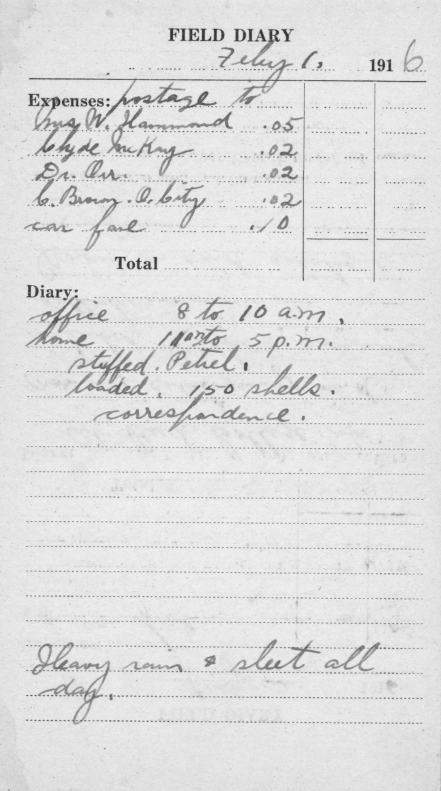
#> input picture data/fieldDiary1916/1916fd-0000.jpg, 882 x 1582 px (shown at 1/2 size); its folder holds only this picture in this run
$ python image_processing.py
#> lines starting #> are read from the running program, lines starting #| are printed output that depends on the picture; after the words box and inside, x2 and y2 are one past the last pixel; in counts of white or black regions, pixels touching at a corner belong together
# IMPORTANT: run this in terminal before to activate opencv enviornment
# conda install -c conda-forge opencv (only needs to be done once)
# conda activate opencv-env


import numpy as np
import cv2 as cv
import glob
import os,sys

path0 = '/Users/madisonforman/Desktop/jewettDigitization/data/fieldDiary1916/*.jpg'
#jewett scans is not currently in here, should be 44 images
# path1 = '/Users/madisonforman/Desktop/processing/data/jewettscans/*.jpg'

def create_names(path):
    """
    Crate names outputs a list of strings that will be file names for the processed images
    """
    # images = [f for f in os.listdir(dir)]
    lang = 'eng'
    font = 'jewett'
    str = f"{lang}.{font}.exp"
    names = []
    i = 0
    for img in glob.glob(path):
        filename = f"{str}{i}.jpg"
        names.append(filename)
        i += 1
        # os.rename(os.path.join(dir, image), os.path.join(dir,filename)) #files have already been named so dont run this rn
    return names
#loads images as cv images
def load_images(path):
    """
    Load images takes a path name and reads in the list of images using cv.imread
    """
    cv_imgs = []
    for img in glob.glob(path):
        i = cv.imread(img)
#> i is the input picture: shape (1582, 882, 3); min 31, max 254, mean 222.5
        cv_imgs.append(i)
    return cv_imgs
def remove_vertical(image):

    thresh = cv.threshold(image, 0, 255, cv.THRESH_BINARY_INV + cv.THRESH_OTSU)[1]
    kernel = np.ones((5,5),np.uint8)
    thresh = cv.morphologyEx(thresh, cv.MORPH_CLOSE, kernel)

    vertical_kernel = cv.getStructuringElement(cv.MORPH_RECT, (1, 30))
    detected_lines = cv.morphologyEx(thresh, cv.MORPH_OPEN, vertical_kernel, iterations=1)
    contours = cv.findContours(detected_lines, cv.RETR_EXTERNAL, cv.CHAIN_APPROX_SIMPLE)

    contours = contours[0] if len(contours) == 2 else contours[1]
    for c in contours:
        cv.drawContours(image, [c], -1, (255,255,255), 2)
    return image
def remove_horizontal(image):
    edges = cv.Canny(image, 50, 150, apertureSize=3)

    rho = 1              #Distance resolution of the accumulator in pixels.
    theta = np.pi/100   #Angle resolution of the accumulator in radians.
    threshold = 50        #Only lines that are greater than threshold will be returned.
    minLineLength = 750   #Line segments shorter than that are rejected.
    maxLineGap = 80    #Maximum allowed gap between points on the same line to link them
    color = (255, 255, 255)

    lines = cv.HoughLinesP(edges , rho = rho, theta = theta, threshold = threshold, minLineLength = minLineLength, maxLineGap = maxLineGap)
    # image = cv.cvtColor(image,cv.COLOR_GRAY2RGB)
    if lines is not None:
        for line in lines:
            x0, y0, x1, y1 = line[0]
            cv.line(image, (x0, y0), (x1, y1), color, 3)
    cv.imshow("lines", image)
    cv.waitKey()
    return image


def remove_noise(image):
    # blur = cv.GaussianBlur(image,(7, 7),0)
    thresh = cv.threshold(image, 215  , 255, cv.THRESH_BINARY)[1]
    return thresh

"""
Preprocess images does the image preprocessing
- alpha controls brightness, beta controls contrast
- alpha range: 0 < alpha < 1
- beta range:  [-127, 127]
**currently not using alpha or beta, but will probably come back into play later on
"""
def preprocess_images(path, alpha, beta):
    cur = 0
    image_list = load_images(path)
#> image_list = 1 item
    name_list = create_names(path)

    assert len(image_list) == len(name_list)
    # print(name_list)
    # i = 0
    for i in range(len(image_list)):
        image = image_list[i]
        name = name_list[i]
        gray = cv.cvtColor(image, cv.COLOR_BGR2GRAY)
        # binarize =  cv.threshold(gray, 215, 255, cv.THRESH_BINARY)[1]
        # image = remove_vertical(binarize)
        # image = remove_horizontal(image)
        ret, bin_map = cv.threshold(gray,210,255,0)
        nlabels, labels, stats, centroids = cv.connectedComponentsWithStats(~bin_map, 4, cv.CV_32S) #find all connected components

        areas = stats[1:, cv.CC_STAT_AREA]
        result = np.zeros((labels.shape), np.uint8)
        for j in range(0, nlabels - 1):
            if areas[j] >= 75: #if we want to get rid this area (turn it black)
                result[labels == j + 1] = 255

        result = ~result #invert the image
        cv.imshow("result", result)
        cv.waitKey()
        cv.destroyAllWindows()
#> this loop made 1 pass
#> (name, nlabels) on pass 1: ('eng.jewett.exp0.jpg', 3209)
#> pass 1, in preprocess_images, `ret, bin_map = cv.threshold(gray,210,255,0)`:
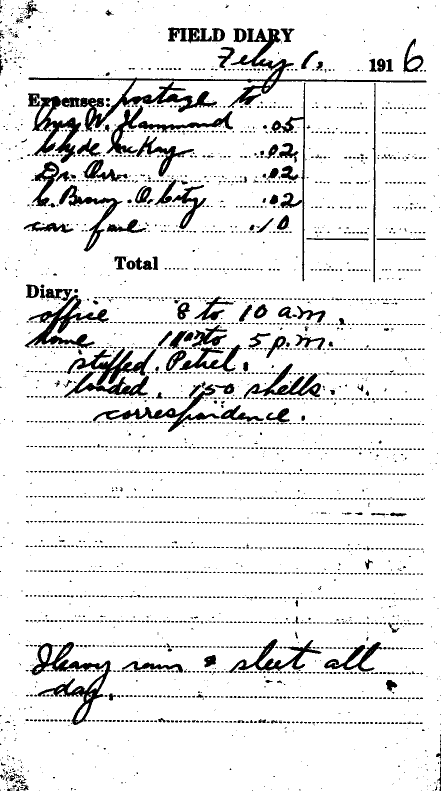
#> bin_map: shape (1582, 882) (shown at 1/2 size); 90.9% white; 3208 black regions (2983 under 20 px), largest, box (x1, y1, x2, y2) and area: (57, 56, 853, 263) 12628, (60, 1284, 223, 1450) 5894, (49, 590, 218, 697) 4741
#> pass 1, in preprocess_images, `nlabels, labels, stats, centroids = cv.connectedComponentsWithStats(~b..`:
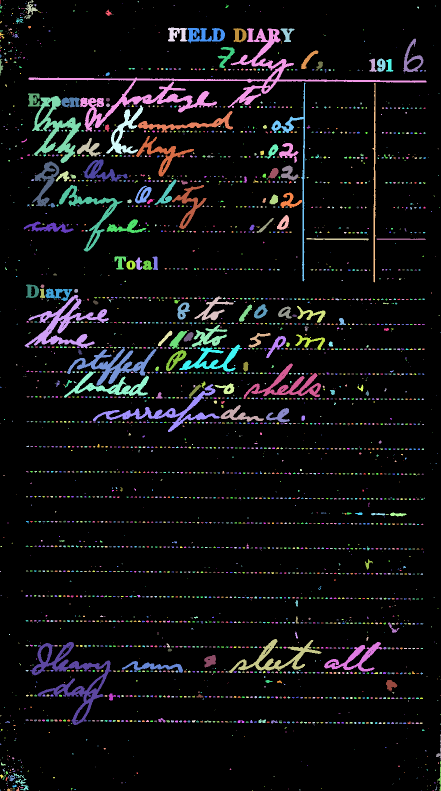
#> labels: shape (1582, 882) int32 (shown at 1/2 size); 3209 distinct labels, from 0 to 3208; one colour per label, 0 black
#> pass 1, in preprocess_images, `cv.imshow("result", result)`:
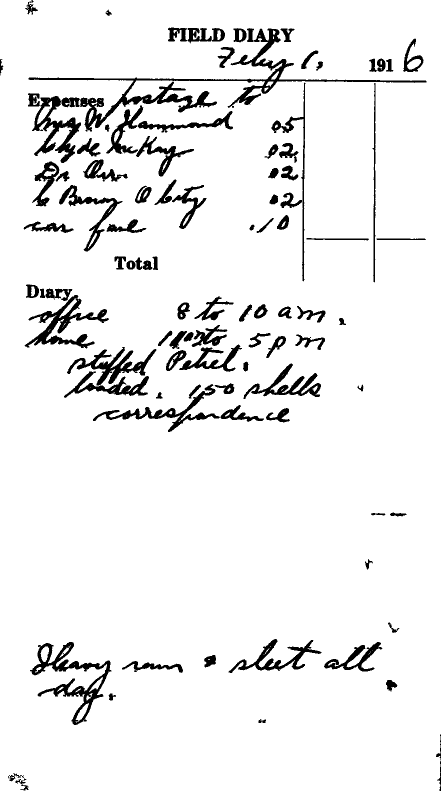
#> window 'result': shape (1582, 882) (shown at 1/2 size); 93.3% white; 98 black regions, largest, box (x1, y1, x2, y2) and area: (57, 56, 853, 263) 12628, (60, 1284, 223, 1450) 5894, (49, 590, 218, 697) 4741
        # os.chdir('/Users/madisonforman/Desktop/jewettDigitization/data/processed_fieldDiary1916')
        # cv.imwrite(name, result)
        # i += 1
preprocess_images(path0, 1, -15)
#preprocess_images(path1, 1, 30)


"""
Notes from meeting with chambers:
one approach: pretraining: train classifier on print, signatures, etc
supplement the rest of training with transcriptions of Jewett's notes
maybe look for a pretrained OCR, or create a pretrained model
one person working on using a pretrained OCR, the other building it from scratch
find something trained on Bentham
Results by the midterm
tesseract??
THE MORE DATA THE BETTER
(hold some back as test data)
- transcribe a page and calculate how much time it would take to transcibe 500 pages
step 3: putting back on the web
Measuring accuaracy
second approach:
find a premade ocr that gets higher accuracy, and correct that instead
have one/two person scanning and transcribing
other two people find a dataset as close as possible and begin training that
"""

$ run again, on data/fieldDiary1916/1916fd-0004.jpg
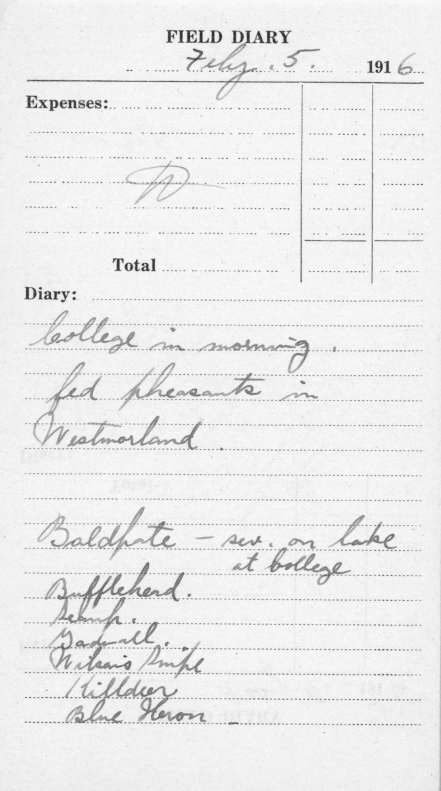
#> input picture data/fieldDiary1916/1916fd-0004.jpg, 882 x 1581 px (shown at 1/2 size)
#> in load_images, i is the input picture: shape (1581, 882, 3); min 29, max 255, mean 235.9
#> image_list = 1 item
#> the loop in preprocess_images, `for i in range(len(image_list)):` made 1 pass
#> (name, nlabels) on pass 1: ('eng.jewett.exp0.jpg', 2165)
#> pass 1, in preprocess_images, `nlabels, labels, stats, centroids = cv.connectedComponentsWithStats(~b..`:
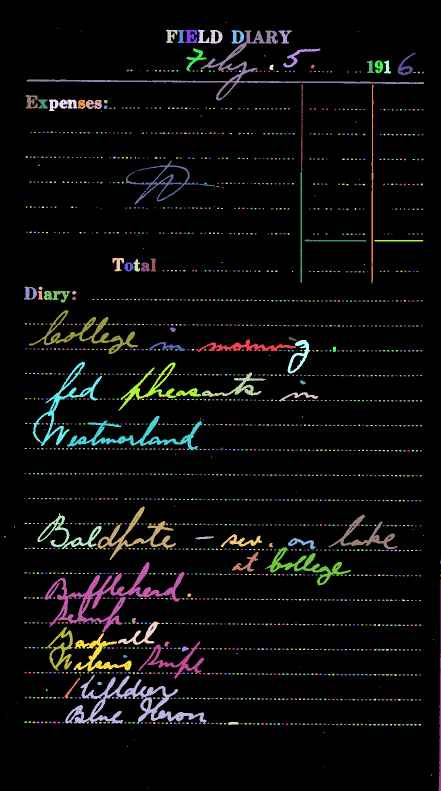
#> labels: shape (1581, 882) int32 (shown at 1/2 size); 2165 distinct labels, from 0 to 2164; one colour per label, 0 black
#> pass 1, in preprocess_images, `cv.imshow("result", result)`:
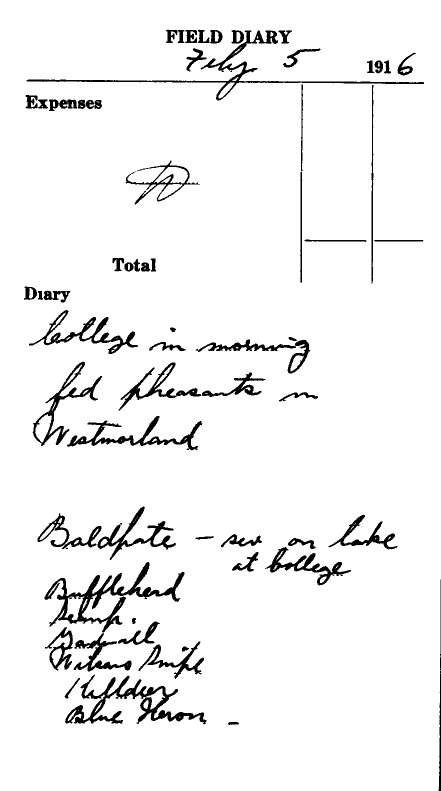
#> window 'result': shape (1581, 882) (shown at 1/2 size); 94.9% white; 62 black regions, largest, box (x1, y1, x2, y2) and area: (89, 1124, 369, 1265) 7535, (130, 1349, 413, 1449) 6781, (53, 61, 848, 201) 5542

$ run again, on data/fieldDiary1916/1916fd-0005.jpg
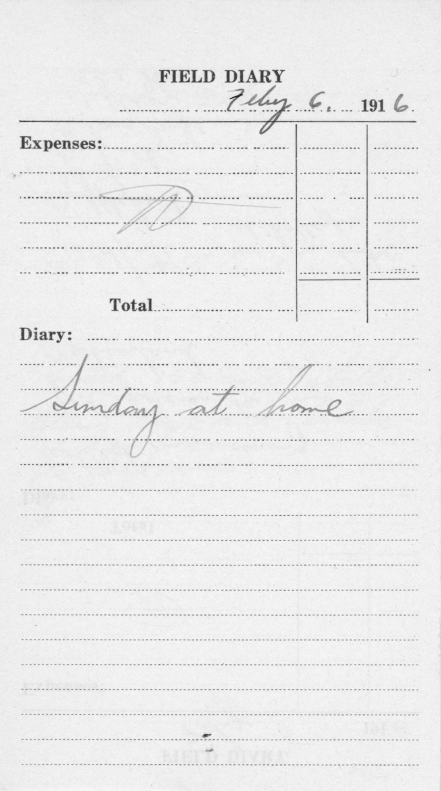
#> input picture data/fieldDiary1916/1916fd-0005.jpg, 882 x 1581 px (shown at 1/2 size)
#> in load_images, i is the input picture: shape (1581, 882, 3); min 13, max 255, mean 234.7
#> image_list = 1 item
#> the loop in preprocess_images, `for i in range(len(image_list)):` made 1 pass
#> (name, nlabels) on pass 1: ('eng.jewett.exp0.jpg', 2321)
#> pass 1, in preprocess_images, `nlabels, labels, stats, centroids = cv.connectedComponentsWithStats(~b..`:
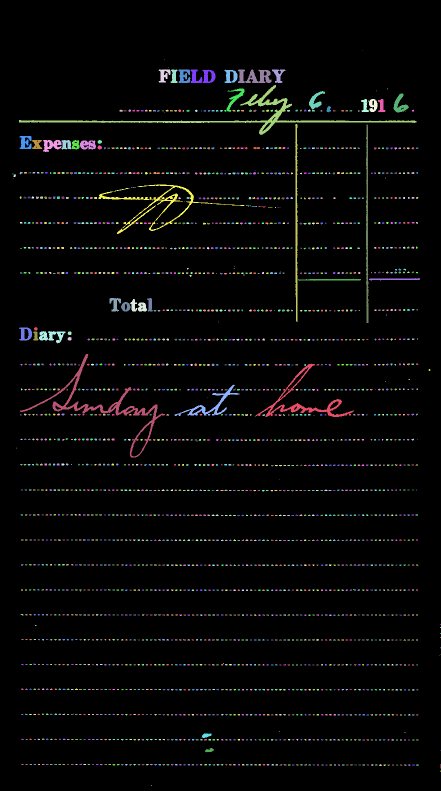
#> labels: shape (1581, 882) int32 (shown at 1/2 size); 2321 distinct labels, from 0 to 2320; one colour per label, 0 black
#> pass 1, in preprocess_images, `cv.imshow("result", result)`:
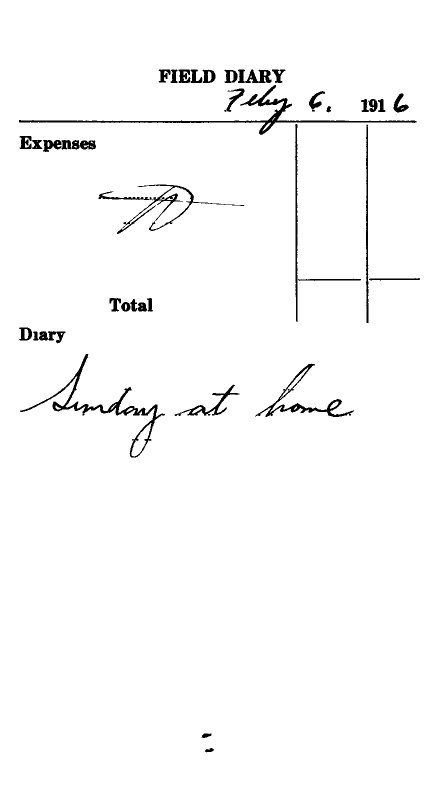
#> window 'result': shape (1581, 882) (shown at 1/2 size); 97.9% white; 38 black regions, largest, box (x1, y1, x2, y2) and area: (38, 170, 833, 270) 4707, (40, 708, 330, 915) 4042, (197, 369, 489, 468) 2463

$ run again, on data/fieldDiary1916/1916fd-0006.jpg
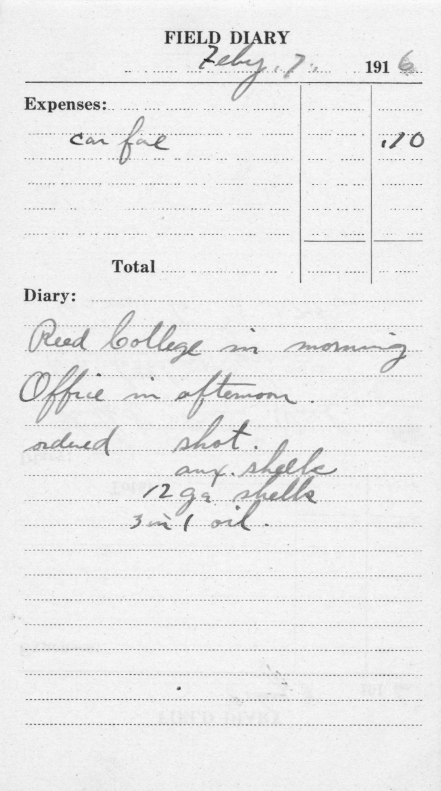
#> input picture data/fieldDiary1916/1916fd-0006.jpg, 882 x 1582 px (shown at 1/2 size)
#> in load_images, i is the input picture: shape (1582, 882, 3); min 21, max 255, mean 235.4
#> image_list = 1 item
#> the loop in preprocess_images, `for i in range(len(image_list)):` made 1 pass
#> (name, nlabels) on pass 1: ('eng.jewett.exp0.jpg', 2235)
#> pass 1, in preprocess_images, `nlabels, labels, stats, centroids = cv.connectedComponentsWithStats(~b..`:
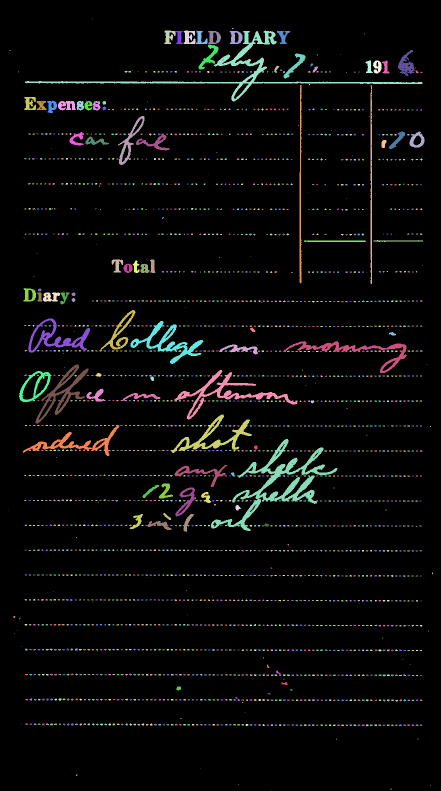
#> labels: shape (1582, 882) int32 (shown at 1/2 size); 2235 distinct labels, from 0 to 2234; one colour per label, 0 black
#> pass 1, in preprocess_images, `cv.imshow("result", result)`:
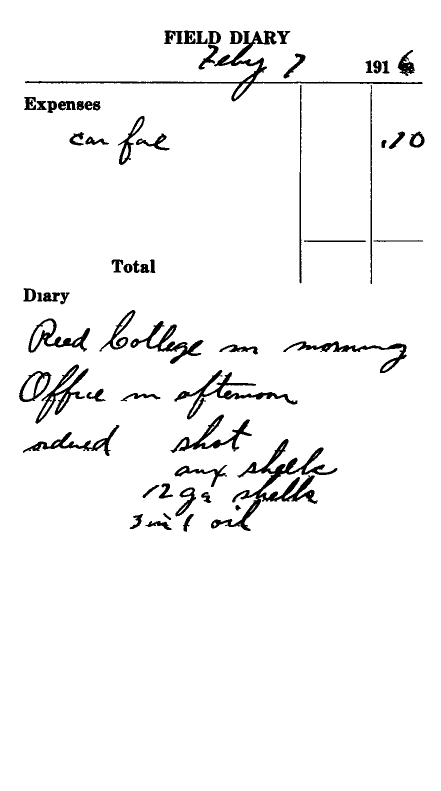
#> window 'result': shape (1582, 882) (shown at 1/2 size); 96% white; 64 black regions, largest, box (x1, y1, x2, y2) and area: (422, 878, 675, 1062) 7568, (50, 61, 845, 203) 5858, (349, 740, 595, 839) 3556

$ run again, on data/fieldDiary1916/1916fd-0001.jpg
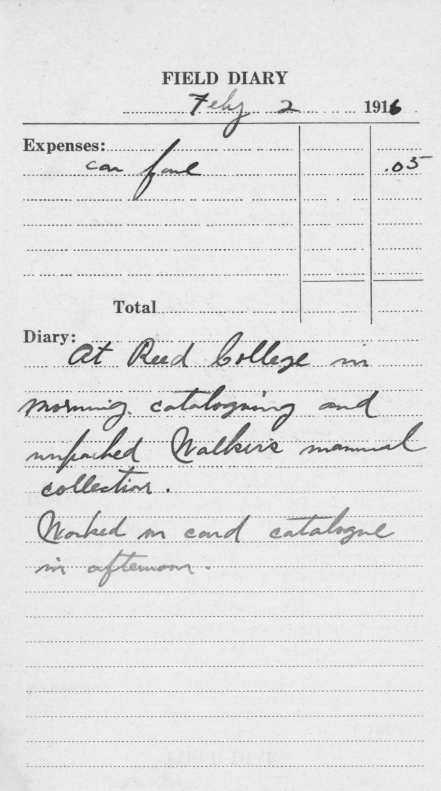
#> input picture data/fieldDiary1916/1916fd-0001.jpg, 882 x 1582 px (shown at 1/2 size)
#> in load_images, i is the input picture: shape (1582, 882, 3); min 25, max 255, mean 226.3
#> image_list = 1 item
#> the loop in preprocess_images, `for i in range(len(image_list)):` made 1 pass
#> (name, nlabels) on pass 1: ('eng.jewett.exp0.jpg', 2289)
#> pass 1, in preprocess_images, `nlabels, labels, stats, centroids = cv.connectedComponentsWithStats(~b..`:
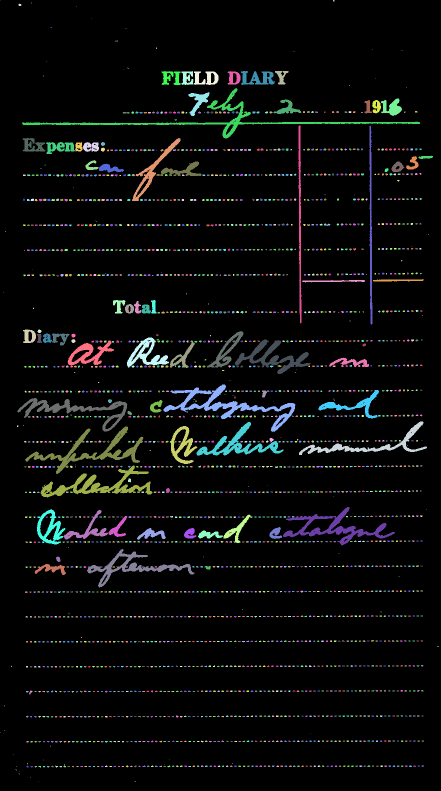
#> labels: shape (1582, 882) int32 (shown at 1/2 size); 2289 distinct labels, from 0 to 2288; one colour per label, 0 black
#> pass 1, in preprocess_images, `cv.imshow("result", result)`:
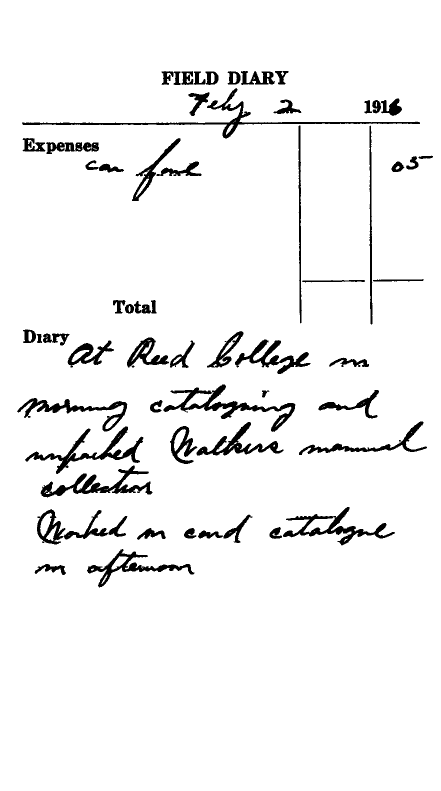
#> window 'result': shape (1582, 882) (shown at 1/2 size); 94.9% white; 63 black regions, largest, box (x1, y1, x2, y2) and area: (44, 176, 840, 277) 4721, (327, 769, 591, 864) 4623, (81, 931, 305, 995) 4062
